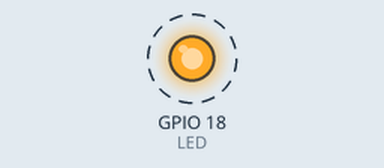
This sketch was run on a simulated ESP32. Shown: output pins drawn as LEDs (lit = HIGH). Dashed ring = blinking. What the sketch prints to the serial monitor is not drawn.

Above: at 0.1 s.
Timing chart, 0 to 3.0 s (numbered marks = the images above):
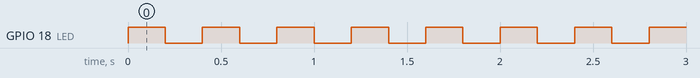

Measured:
- by itself, GPIO 18 (LED): alternates HIGH for 0.20 s and LOW for 0.20 s

The sketch:

RTOS_LED_HM.ino
```cpp
// Programa con dos tareas LED que enciende cada 200 ms y envío "Hola Mundo" cada 1 segundo
// Created by Diego Remon
// https://github.com/DiegoRemonn/Arquitectura-Arduino-Nano-33-BLE

#include <Arduino.h>

int LED = 18;

void setup() {
  // put your setup code here, to run once:
  // Inicializacion del puerto serie
  Serial.begin(115200);
  while(!Serial);

  pinMode(LED, OUTPUT);

  // Inicialización de las dos tareas
  xTaskCreate(Tarea1,"Tarea1",10000,NULL,1,NULL);
  xTaskCreate(Tarea2,"Tarea2",10000,NULL,1,NULL);
}

void loop() {
  delay(1000);
}

void Tarea1( void * parameter ) {
  // Envío por puerto serie "Hola mundo"
  while(true){
    Serial.println("Hola mundo");
    delay(1000);
  }
  vTaskDelete( NULL ); // Finalizo tarea
}

void Tarea2( void * parameter) {
  // Enciendo o apago el led según el estado actual
  while(true){
    Serial.println("LED toggle");
    digitalWrite(LED,!digitalRead(LED)) ;
    delay(200);
  }
  vTaskDelete( NULL ); // Finalizo tarea
}
```
